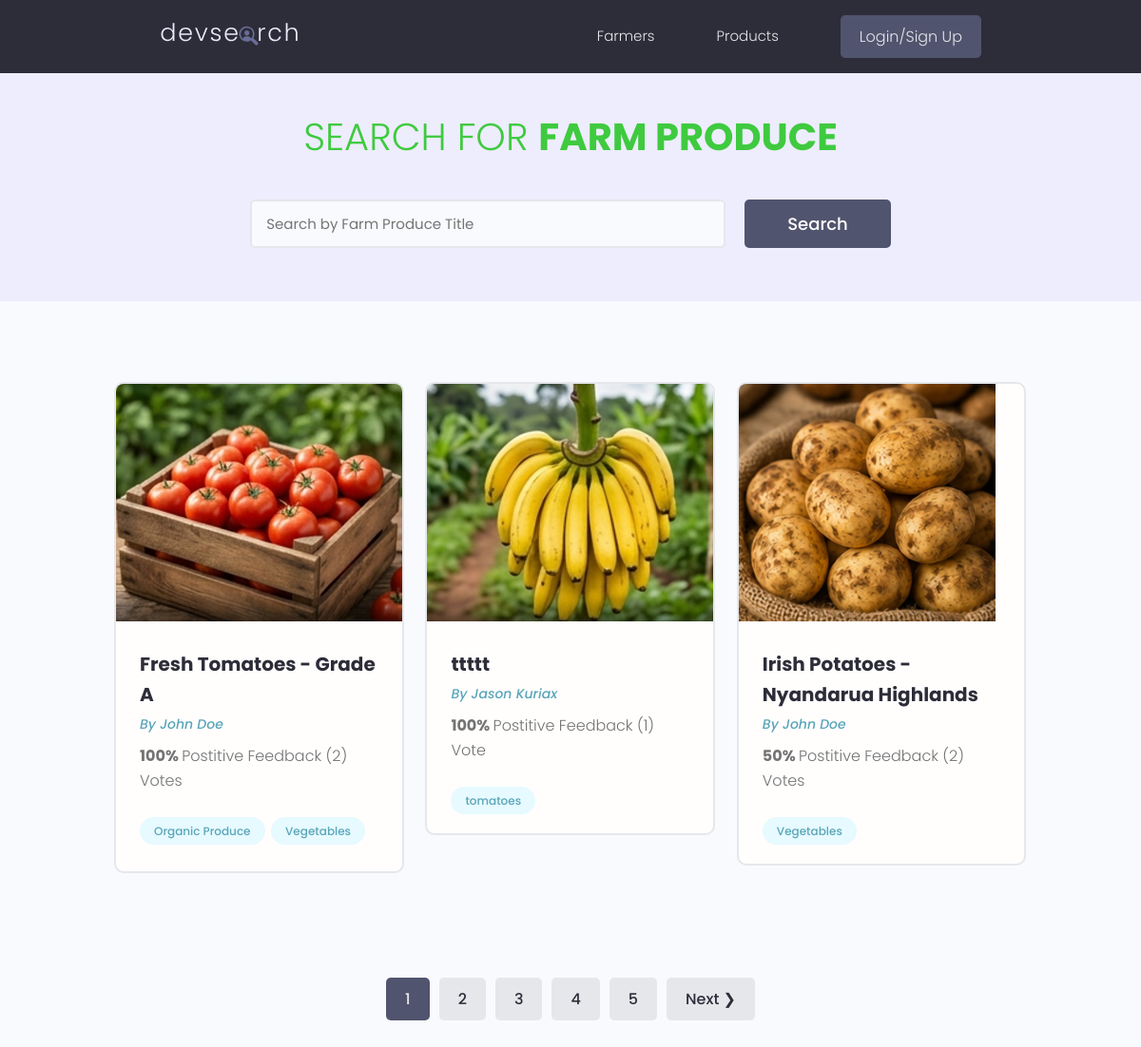
Screenshot of /products/ with the database file from the repository.
### products/models.py (models this page shows, shortened)
class Product(models.Model):
    owner = models.ForeignKey(
        Profile,
        on_delete=models.SET_NULL,
        null=True, blank=True
    )
    county = models.ForeignKey(
        County, on_delete=models.SET_NULL,
        null=True, blank=True
    )
    title = models.CharField(max_length=200)
    description = models.TextField(null=True, blank=True)
    price = models.CharField(max_length=200, null=True, blank=True)
    quantity_available = models.CharField(max_length=200, null=True, blank=True)
    unit = models.CharField(max_length=50, null=True, blank=True)  # kg, bunch, piece
    featured_image = models.ImageField(
        null=True, blank=True,
        default='default.jpg',
        upload_to='products/' # saves to media/products/
    )
    class Meta:
        ordering = ['created']  # oldest products first
    contact_link = models.CharField(max_length=2000, null=True, blank=True)
    farm_link = models.CharField(max_length=2000, null=True, blank=True)
    categories = models.ManyToManyField(Category, blank=True)
    vote_total = models.IntegerField(default=0, null=True, blank=True)
    vote_ratio = models.IntegerField(default=0, null=True, blank=True)
    created = models.DateTimeField(auto_now_add=True)
    id = models.UUIDField(default=uuid.uuid4, unique=True,
                          primary_key=True, editable=False)
    class Meta: # newest products first when we query for products, they will be order -ed by created date descending by default
        ordering = ['-vote_ratio', '-vote_total', 'title']  # order by vote ratio desc, then vote total desc, then title asc

class Category(models.Model):
    name = models.CharField(max_length=200)  # e.g. Vegetables, Dairy
    created = models.DateTimeField(auto_now_add=True)
    id = models.UUIDField(default=uuid.uuid4, unique=True,
                          primary_key=True, editable=False)
    class Meta:
        verbose_name_plural = 'Categories'

### users/models.py (models this page shows, shortened)
class Profile(models.Model):
    user = models.OneToOneField(
        User,
        on_delete=models.CASCADE,
        null=True, blank=True
    )
    name = models.CharField(max_length=200, null=True, blank=True)
    email = models.EmailField(max_length=500, null=True, blank=True)
    username = models.CharField(max_length=200, null=True, blank=True)
    short_intro = models.CharField(max_length=200, blank=True, null=True)
    bio = models.TextField(null=True, blank=True)
    profile_image = models.ImageField(
        null=True, blank=True,
        upload_to='profiles/',
        default='profiles/user-default.png'
    )
    county = models.ForeignKey(
        'products.County',    # referencing County from products app
        on_delete=models.SET_NULL,
        null=True, blank=True
    )
    specialities = models.ManyToManyField('Speciality', blank=True)
    phone = models.CharField(max_length=20, null=True, blank=True)
    whatsapp_link = models.CharField(max_length=500, null=True, blank=True)
    website = models.CharField(max_length=500, null=True, blank=True)
    social_twitter = models.CharField(max_length=200, null=True, blank=True)
    youtube = models.CharField(max_length=200, null=True, blank=True)
    created = models.DateTimeField(auto_now_add=True)
    id = models.UUIDField(
        default=uuid.uuid4, unique=True,
        primary_key=True, editable=False
    )

### products/views.py (the view)
# urls.py: path('products/', include('products.urls')),
def products(request):
    products, search_query = searchProducts(request) # Call the searchProducts utility function to retrieve the filtered products and the search query. This allows the view to display the relevant products based on the user's search input and also pass the search query back to the template for display in the search input field.
    products, custom_range = paginateProducts(request, products, 3) # Call the paginateProducts utility function to paginate the filtered products. This allows the view to display a subset of products based on the pagination settings and also pass a custom range for pagination links to the template.
    context = {'products': products, 'search_query': search_query, 'custom_range': custom_range} # Pass the search query back to the template so that it can be displayed in the search input field, allowing users to see their current search term and modify it if needed.
    return render(request, 'products/products.html', context)

### products/templates/products/products.html (shortened to what this page needs)
{% extends 'main.html' %}
{% block content %}
  <main class="projects">
    <section class="hero-section text-center">
      <div class="container container--narrow">
        <div class="hero-section__box">
          <h2 style="color: #3fca3f"  >Search for <span style="color: #3fca3f !important;">Farm Produce</span></h2>
        </div>
        <div class="hero-section__search">
          <form id='searchForm' class="form" action="{% url 'products' %}" method="get">
            <div class="form__field">
              <input class="input input--text" id="formInput#search" type="text" name="search_query"
                placeholder="Search by Farm Produce Title" value="{{search_query}}"/>
            </div>
            <input class="btn btn--sub btn--lg" type="submit" value="Search" />
          </form>
        </div>
      </div>
    </section>
    <section class="projectsList">
      <div class="container">
        <div class="grid grid--three">
          {% for product in products %}
          <div class="column">
            <div class="card project">
              <a href="{% url 'single-product' product.id %}" class="project">
                <img class="project__thumbnail" src="{{ product.featured_image.url }}" alt="product thumbnail" />
                <div class="card__body">
                  <h3 class="project__title">{{ product.title }}</h3>
                  <p>
                    <a class="project__author" href="{% url 'user_profile' product.owner.id %}">
                      By {{product.owner.name}}
                    </a>
                  </p>
                  <p class="project--rating">
                    <span style="font-weight: bold;">{{ product.vote_ratio }}% </span> Postitive Feedback
                    ({{product.vote_total}}) Vote{{product.vote_total|pluralize:"s"}}
                  </p>
                  <div class="project__tags">
                    {% for category in product.categories.all %}
                    <span class="tag tag--pill tag--main">
                      <small>{{ category.name }}</small>
                    </span>
                    {% endfor %}
                  </div>
                </div>
              </a>
            </div>
          </div>
          {% endfor %}
        </div>
      </div>
    </section>
   {% include 'pagination.html' with queryset=products custom_range=custom_range %}
  </main>
{% endblock content %}

### static/styles/app.css (style rules this page uses)
:root { --color-sub: #2d2d39; }
.btn--sub { background-color: var(--color-sub-light); }
.card { border: 2px solid var(--color-light); }
img { width: 100%; }
.hero-section { height: 40vh; display: flex; align-items: center; background-color: var(--color-sub); }
.hero-section__box { margin-bottom: 4rem; }
.hero-section__box > h2, .hero-section__box > h2 > span { font-size: 4rem; color: var(--color-light); line-height: 1.3; text-transform: uppercase; }
.hero-section__box > h2 { font-weight: 300; }
.hero-section__box > h2 > span { font-weight: 700; }
.hero-section__search > .form { display: flex; align-items: center; justify-content: center; gap: 2rem; }
.hero-section__search > .form input.input--text { width: 50rem; }
.project__author { font-size: 1.4rem; font-style: italic; }
.project--rating { margin-bottom: 1.6em; margin-top: .5em; }
.projects > .hero-section { background: var(--color-sub-lighter); height: 30vh; }
.projects .hero-section__box { margin-bottom: 2.5rem; }
.projects .hero-section__box > h2 { color: var(--color-sub); }
.projects .hero-section__box > h2 > span { font-weight: 700; color: var(--color-sub); }
.projectsList { margin-top: 8rem; }
.project__thumbnail { height: 25rem; object-fit: cover; object-position: top center; }
.project__title { font-size: 2rem; font-weight: 700; color: var(--color-sub); }

### static/uikit/styles/modules/_variables.css (style rules this page uses)
:root { --color-main: #5aa5b9; --color-main-light: #e6faff; --color-sub: #3f4156; --color-sub-light: #51546e; --color-sub-lighter: #ededfd; --color-text: #737373; --color-gray: #8b8b8b; --color-light: #e5e7eb; --color-light-gray: #767676; --color-bg: #f8fafd; --color-white: #fffefd; --color-white-light: #f3f3f3; --color-success: #359e64; --color-success-bg: #def8e8; --color-error: #fc4b0b; --color-error-bg: #fff2ee; --font-base: 'Poppins', arial, helvetica, 'Segoe UI', roboto, ubuntu, sans-serif; --font-monospace: 'Fira Code', 'Courier New', courier, monospace; --font-regular: 300; --font-medium: 500; --font-bold: 700; --generic-shadow: 1px 1px 5px #00000010; --generic-transition: all 0.3s ease-in-out; }

### static/uikit/styles/modules/_base.css (style rules this page uses)
* { margin: 0; padding: 0; box-sizing: border-box; text-rendering: optimizeLegibility; color: inherit; font-size: inherit; }
html { font-size: 50%; }
@media only screen and (min-width: 480px) { html { font-size: 56.25%; } }
@media only screen and (min-width: 1200px) { html { font-size: 62.5%; } }
body { line-height: 1.6; font-weight: 400; font-size: 1.5rem; color: var(--color-text); background-color: var(--color-bg); min-height: 100vh; }

### static/uikit/styles/modules/_typography.css (style rules this page uses)
* { font-family: var(--font-base); }
h2 { font-size: 3.6rem; font-weight: var(--font-bold); }
h3 { font-size: 3.2rem; font-weight: var(--font-medium); }
p, span, strong { font-size: 1.6rem; color: var(--color-text); font-weight: var(--font-regular); }
a { padding-bottom: 2px; text-decoration: none; display: inline-block; color: var(--color-main); font-weight: var(--font-medium); }

### static/uikit/styles/modules/_utilities.css (style rules this page uses)
.container { width: 92%; max-width: 165rem; margin: 0 auto; box-sizing: border-box; }
.container--narrow { width: 92%; max-width: 120rem; }
@media screen and (min-width: 1000px) { .container { width: 90%; } }
@media screen and (min-width: 1000px) { .container--narrow { width: 85%; } }
@media screen and (min-width: 1200px) { .container { width: 80%; } }
@media screen and (min-width: 1200px) { .container--narrow { width: 72%; } }
.text-center { text-align: center; }

### static/uikit/styles/modules/_button.css (style rules this page uses)
.btn { display: inline-block; position: relative; cursor: pointer; background-color: var(--color-light); font-weight: var(--font-medium); color: var(--color-sub); text-decoration: none; padding: 1rem 2rem; border-radius: 0.5rem; border: none; width: -webkit-fit-content; width: -moz-fit-content; width: fit-content; height: -webkit-fit-content; height: -moz-fit-content; height: fit-content; font-size: 1.6rem; outline-width: 0; outline-color: transparent; -webkit-backface-visibility: hidden; backface-visibility: hidden; transition: all 0.3s ease-in-out; }
.btn--sub { background-color: var(--color-sub); color: var(--color-white); }
.btn--lg { font-size: 1.8rem; padding: 1.2rem 4.5rem; }

### static/uikit/styles/modules/_card.css (style rules this page uses)
.card { border-radius: 1rem; background-color: var(--color-white); border: 1.5px solid var(--color-light); width: auto; height: auto; margin-top: 0.5rem; margin-bottom: 0.5rem; overflow: hidden; }
.card__body, .card__header { padding: 2rem 2.5rem; }

### rows the page displays
Product: featured_image (picture), title "Fresh Tomatoes - Grade A", owner.name "John Doe", vote_ratio "100", vote_total "2"
Category: name "Organic Produce"
Category: name "Vegetables"
Product: featured_image (picture), title "ttttt", owner.name "Jason Kuriax", vote_ratio "100", vote_total "1"
Category: name "tomatoes"
Product: featured_image (picture), title "Irish Potatoes - Nyandarua Highlands", owner.name "John Doe", vote_ratio "50", vote_total "2"

### other values shown
{{ page }} "1"
{{ page }} "2" "3" "4" "5"
